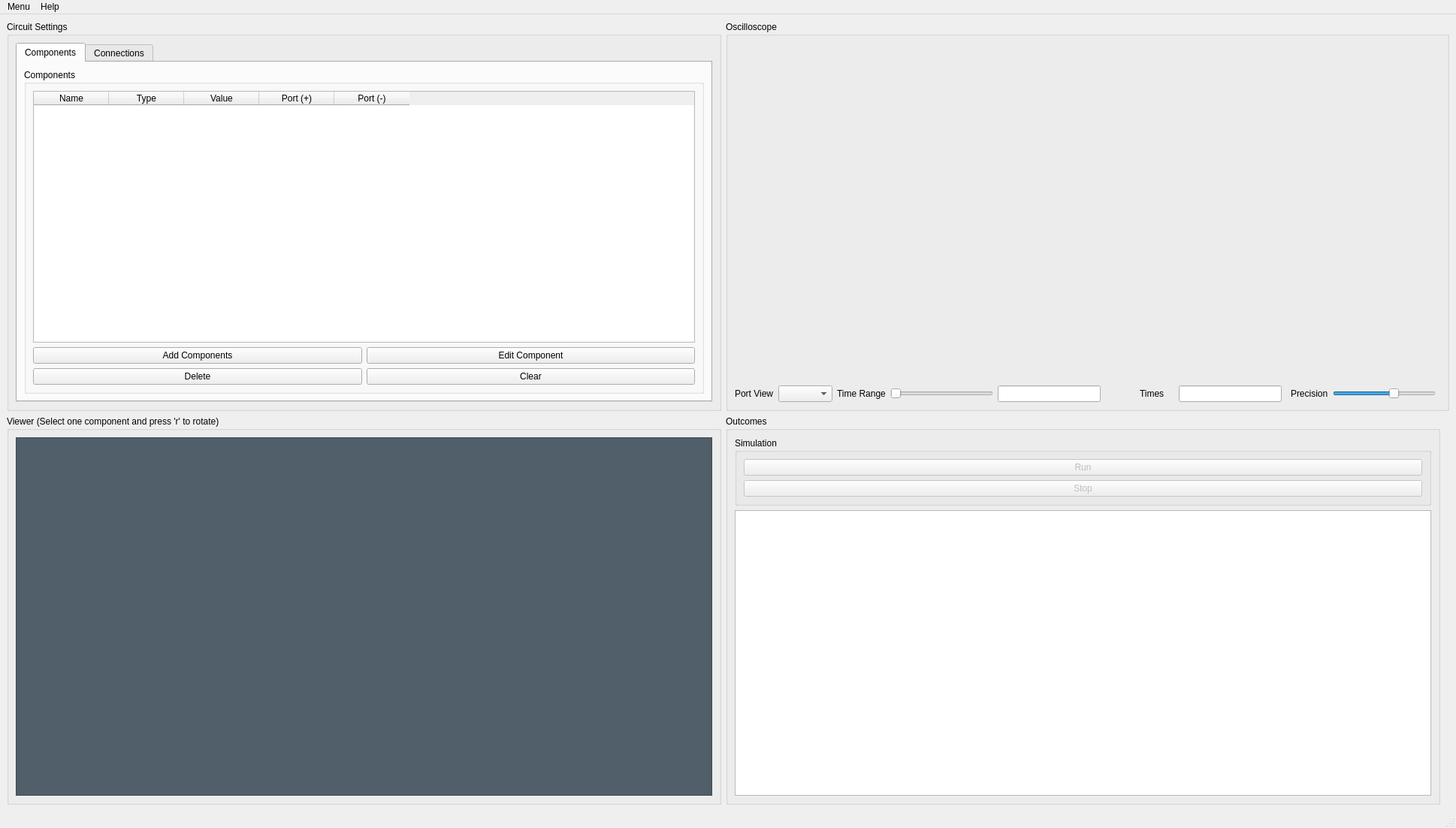
<?xml version="1.0" encoding="UTF-8"?>
<ui version="4.0">
 <class>MainWindow</class>
 <widget class="QMainWindow" name="MainWindow">
  <property name="enabled">
   <bool>true</bool>
  </property>
  <property name="geometry">
   <rect>
    <x>0</x>
    <y>0</y>
    <width>1938</width>
    <height>1102</height>
   </rect>
  </property>
  <property name="cursor">
   <cursorShape>ArrowCursor</cursorShape>
  </property>
  <property name="windowTitle">
   <string>Circuit Analyser</string>
  </property>
  <property name="windowIcon">
   <iconset>
    <normaloff>images/icon.png</normaloff>images/icon.png</iconset>
  </property>
  <widget class="QWidget" name="centralwidget">
   <layout class="QGridLayout" name="gridLayout_11">
    <item row="1" column="0">
     <widget class="QGroupBox" name="groupBox_6">
      <property name="title">
       <string>Viewer (Select one component and press 'r' to rotate)</string>
      </property>
      <layout class="QGridLayout" name="gridLayout_7">
       <item row="0" column="0">
        <widget class="DrawView" name="CircuitViewer">
         <property name="styleSheet">
          <string notr="true">background-color: rgb(80, 95, 105);</string>
         </property>
        </widget>
       </item>
      </layout>
     </widget>
    </item>
    <item row="0" column="0">
     <widget class="QGroupBox" name="groupBox">
      <property name="title">
       <string>Circuit Settings</string>
      </property>
      <layout class="QGridLayout" name="gridLayout_5">
       <item row="0" column="0">
        <widget class="QTabWidget" name="tabWidget">
         <property name="font">
          <font>
           <weight>50</weight>
           <bold>false</bold>
          </font>
         </property>
         <property name="currentIndex">
          <number>0</number>
         </property>
         <widget class="QWidget" name="tab">
          <attribute name="title">
           <string>Components</string>
          </attribute>
          <layout class="QGridLayout" name="gridLayout_8">
           <item row="0" column="0">
            <widget class="QGroupBox" name="groupBox_2">
             <property name="title">
              <string>Components</string>
             </property>
             <layout class="QGridLayout" name="gridLayout_2">
              <item row="2" column="0">
               <widget class="QPushButton" name="DeleteComponentsButton">
                <property name="text">
                 <string>Delete</string>
                </property>
               </widget>
              </item>
              <item row="2" column="1">
               <widget class="QPushButton" name="ClearComponentsButton">
                <property name="text">
                 <string>Clear</string>
                </property>
               </widget>
              </item>
              <item row="0" column="0" colspan="2">
               <widget class="QTableWidget" name="tableWidgetComponents">
                <property name="selectionMode">
                 <enum>QAbstractItemView::SingleSelection</enum>
                </property>
                <property name="selectionBehavior">
                 <enum>QAbstractItemView::SelectRows</enum>
                </property>
                <attribute name="verticalHeaderStretchLastSection">
                 <bool>false</bool>
                </attribute>
                <column>
                 <property name="text">
                  <string>Name</string>
                 </property>
                </column>
                <column>
                 <property name="text">
                  <string>Type</string>
                 </property>
                </column>
                <column>
                 <property name="text">
                  <string>Value</string>
                 </property>
                </column>
                <column>
                 <property name="text">
                  <string>Port (+)</string>
                 </property>
                </column>
                <column>
                 <property name="text">
                  <string>Port (-)</string>
                 </property>
                </column>
               </widget>
              </item>
              <item row="1" column="0">
               <widget class="QPushButton" name="AddComponentsButton">
                <property name="text">
                 <string>Add Components</string>
                </property>
               </widget>
              </item>
              <item row="1" column="1">
               <widget class="QPushButton" name="EditComponentButton">
                <property name="text">
                 <string>Edit Component</string>
                </property>
               </widget>
              </item>
             </layout>
            </widget>
           </item>
          </layout>
         </widget>
         <widget class="QWidget" name="tab_2">
          <attribute name="title">
           <string>Connections</string>
          </attribute>
          <layout class="QGridLayout" name="gridLayout_9">
           <item row="0" column="0">
            <widget class="QGroupBox" name="groupBox_3">
             <property name="title">
              <string>Connections</string>
             </property>
             <layout class="QGridLayout" name="gridLayout_4">
              <item row="1" column="3">
               <widget class="QLineEdit" name="Port2LineEdit">
                <property name="sizePolicy">
                 <sizepolicy hsizetype="Expanding" vsizetype="Fixed">
                  <horstretch>1</horstretch>
                  <verstretch>0</verstretch>
                 </sizepolicy>
                </property>
                <property name="placeholderText">
                 <string>Port 2</string>
                </property>
               </widget>
              </item>
              <item row="1" column="5">
               <widget class="QPushButton" name="SwitchPushButton">
                <property name="sizePolicy">
                 <sizepolicy hsizetype="Minimum" vsizetype="Fixed">
                  <horstretch>3</horstretch>
                  <verstretch>0</verstretch>
                 </sizepolicy>
                </property>
                <property name="text">
                 <string>Upgrade to Switch</string>
                </property>
               </widget>
              </item>
              <item row="3" column="0">
               <widget class="QLabel" name="label">
                <property name="sizePolicy">
                 <sizepolicy hsizetype="Preferred" vsizetype="Preferred">
                  <horstretch>1</horstretch>
                  <verstretch>0</verstretch>
                 </sizepolicy>
                </property>
                <property name="font">
                 <font>
                  <weight>75</weight>
                  <bold>true</bold>
                 </font>
                </property>
                <property name="text">
                 <string>Ground</string>
                </property>
               </widget>
              </item>
              <item row="1" column="6">
               <widget class="QPushButton" name="DeleteConnectionsButton">
                <property name="sizePolicy">
                 <sizepolicy hsizetype="Minimum" vsizetype="Fixed">
                  <horstretch>1</horstretch>
                  <verstretch>0</verstretch>
                 </sizepolicy>
                </property>
                <property name="text">
                 <string>Delete</string>
                </property>
               </widget>
              </item>
              <item row="1" column="7">
               <widget class="QPushButton" name="ClearConnectionsButton">
                <property name="sizePolicy">
                 <sizepolicy hsizetype="Minimum" vsizetype="Fixed">
                  <horstretch>1</horstretch>
                  <verstretch>0</verstretch>
                 </sizepolicy>
                </property>
                <property name="text">
                 <string>Clear</string>
                </property>
               </widget>
              </item>
              <item row="1" column="4">
               <spacer name="horizontalSpacer">
                <property name="orientation">
                 <enum>Qt::Horizontal</enum>
                </property>
                <property name="sizeHint" stdset="0">
                 <size>
                  <width>40</width>
                  <height>20</height>
                 </size>
                </property>
               </spacer>
              </item>
              <item row="0" column="0" colspan="9">
               <widget class="QTableWidget" name="tableWidgetConnentions">
                <property name="selectionMode">
                 <enum>QAbstractItemView::SingleSelection</enum>
                </property>
                <property name="selectionBehavior">
                 <enum>QAbstractItemView::SelectRows</enum>
                </property>
                <column>
                 <property name="text">
                  <string>Type</string>
                 </property>
                </column>
                <column>
                 <property name="text">
                  <string>Port_1</string>
                 </property>
                </column>
                <column>
                 <property name="text">
                  <string>Port_2</string>
                 </property>
                </column>
                <column>
                 <property name="text">
                  <string>Time Policy</string>
                 </property>
                </column>
               </widget>
              </item>
              <item row="3" column="1">
               <widget class="QLineEdit" name="GroundLineEdit">
                <property name="sizePolicy">
                 <sizepolicy hsizetype="Expanding" vsizetype="Fixed">
                  <horstretch>3</horstretch>
                  <verstretch>0</verstretch>
                 </sizepolicy>
                </property>
                <property name="text">
                 <string/>
                </property>
                <property name="placeholderText">
                 <string>Input Ground Port</string>
                </property>
               </widget>
              </item>
              <item row="1" column="2">
               <widget class="QLineEdit" name="Port1LineEdit">
                <property name="sizePolicy">
                 <sizepolicy hsizetype="Expanding" vsizetype="Fixed">
                  <horstretch>1</horstretch>
                  <verstretch>0</verstretch>
                 </sizepolicy>
                </property>
                <property name="placeholderText">
                 <string>Port 1</string>
                </property>
               </widget>
              </item>
              <item row="1" column="0" colspan="2">
               <widget class="QPushButton" name="AddConnectionsButton">
                <property name="sizePolicy">
                 <sizepolicy hsizetype="Minimum" vsizetype="Fixed">
                  <horstretch>1</horstretch>
                  <verstretch>0</verstretch>
                 </sizepolicy>
                </property>
                <property name="text">
                 <string>Add Connections</string>
                </property>
               </widget>
              </item>
              <item row="3" column="2" colspan="7">
               <widget class="QPushButton" name="ConstructConnectionsButton">
                <property name="minimumSize">
                 <size>
                  <width>8</width>
                  <height>0</height>
                 </size>
                </property>
                <property name="font">
                 <font>
                  <weight>75</weight>
                  <bold>true</bold>
                 </font>
                </property>
                <property name="text">
                 <string>Construct</string>
                </property>
               </widget>
              </item>
             </layout>
            </widget>
           </item>
          </layout>
         </widget>
        </widget>
       </item>
      </layout>
     </widget>
    </item>
    <item row="1" column="1">
     <widget class="QGroupBox" name="groupBox_8">
      <property name="title">
       <string>Outcomes</string>
      </property>
      <layout class="QGridLayout" name="gridLayout_10">
       <item row="1" column="0">
        <widget class="QTextEdit" name="textOutcomes">
         <property name="readOnly">
          <bool>true</bool>
         </property>
        </widget>
       </item>
       <item row="0" column="0">
        <widget class="QGroupBox" name="groupBox_7">
         <property name="title">
          <string>Simulation</string>
         </property>
         <layout class="QVBoxLayout" name="verticalLayout">
          <item>
           <widget class="QPushButton" name="RunButton">
            <property name="enabled">
             <bool>false</bool>
            </property>
            <property name="text">
             <string>Run</string>
            </property>
           </widget>
          </item>
          <item>
           <widget class="QPushButton" name="StopButton">
            <property name="enabled">
             <bool>false</bool>
            </property>
            <property name="text">
             <string>Stop</string>
            </property>
           </widget>
          </item>
         </layout>
        </widget>
       </item>
      </layout>
     </widget>
    </item>
    <item row="0" column="1" colspan="3">
     <widget class="QGroupBox" name="groupBox_5">
      <property name="title">
       <string>Oscilloscope</string>
      </property>
      <layout class="QGridLayout" name="gridLayout_6">
       <item row="0" column="1" colspan="11">
        <widget class="MatplotlibWidget" name="WavePlot" native="true"/>
       </item>
       <item row="2" column="5">
        <spacer name="horizontalSpacer_2">
         <property name="orientation">
          <enum>Qt::Horizontal</enum>
         </property>
         <property name="sizeHint" stdset="0">
          <size>
           <width>40</width>
           <height>20</height>
          </size>
         </property>
        </spacer>
       </item>
       <item row="2" column="9">
        <widget class="QLabel" name="PrecisionLabel">
         <property name="sizePolicy">
          <sizepolicy hsizetype="Preferred" vsizetype="Preferred">
           <horstretch>1</horstretch>
           <verstretch>0</verstretch>
          </sizepolicy>
         </property>
         <property name="text">
          <string>Precision</string>
         </property>
        </widget>
       </item>
       <item row="2" column="2">
        <widget class="QLabel" name="TimeRangeLabel">
         <property name="sizePolicy">
          <sizepolicy hsizetype="Preferred" vsizetype="Preferred">
           <horstretch>1</horstretch>
           <verstretch>0</verstretch>
          </sizepolicy>
         </property>
         <property name="text">
          <string>Time Range</string>
         </property>
        </widget>
       </item>
       <item row="2" column="3">
        <widget class="QSlider" name="TimeRangeHorizontalSlider">
         <property name="sizePolicy">
          <sizepolicy hsizetype="Expanding" vsizetype="Fixed">
           <horstretch>3</horstretch>
           <verstretch>0</verstretch>
          </sizepolicy>
         </property>
         <property name="minimum">
          <number>500</number>
         </property>
         <property name="maximum">
          <number>5000</number>
         </property>
         <property name="sliderPosition">
          <number>500</number>
         </property>
         <property name="orientation">
          <enum>Qt::Horizontal</enum>
         </property>
        </widget>
       </item>
       <item row="2" column="6">
        <widget class="QLabel" name="TimesLable">
         <property name="sizePolicy">
          <sizepolicy hsizetype="Preferred" vsizetype="Preferred">
           <horstretch>1</horstretch>
           <verstretch>0</verstretch>
          </sizepolicy>
         </property>
         <property name="text">
          <string>Times</string>
         </property>
        </widget>
       </item>
       <item row="2" column="10">
        <widget class="QSlider" name="PrecisionHorizontalSlider">
         <property name="sizePolicy">
          <sizepolicy hsizetype="Expanding" vsizetype="Fixed">
           <horstretch>3</horstretch>
           <verstretch>0</verstretch>
          </sizepolicy>
         </property>
         <property name="maximum">
          <number>1651</number>
         </property>
         <property name="value">
          <number>1000</number>
         </property>
         <property name="orientation">
          <enum>Qt::Horizontal</enum>
         </property>
        </widget>
       </item>
       <item row="2" column="1">
        <widget class="QComboBox" name="PortViewComboBox">
         <property name="sizePolicy">
          <sizepolicy hsizetype="Preferred" vsizetype="Fixed">
           <horstretch>1</horstretch>
           <verstretch>0</verstretch>
          </sizepolicy>
         </property>
        </widget>
       </item>
       <item row="2" column="7">
        <widget class="QLineEdit" name="TimesLineEdit">
         <property name="sizePolicy">
          <sizepolicy hsizetype="Expanding" vsizetype="Fixed">
           <horstretch>3</horstretch>
           <verstretch>0</verstretch>
          </sizepolicy>
         </property>
         <property name="readOnly">
          <bool>true</bool>
         </property>
        </widget>
       </item>
       <item row="2" column="4">
        <widget class="QLineEdit" name="TimeRangeLineEdit">
         <property name="sizePolicy">
          <sizepolicy hsizetype="Expanding" vsizetype="Fixed">
           <horstretch>3</horstretch>
           <verstretch>0</verstretch>
          </sizepolicy>
         </property>
         <property name="readOnly">
          <bool>true</bool>
         </property>
        </widget>
       </item>
       <item row="2" column="0">
        <widget class="QLabel" name="label_2">
         <property name="sizePolicy">
          <sizepolicy hsizetype="Preferred" vsizetype="Preferred">
           <horstretch>1</horstretch>
           <verstretch>0</verstretch>
          </sizepolicy>
         </property>
         <property name="text">
          <string>Port View</string>
         </property>
        </widget>
       </item>
      </layout>
     </widget>
    </item>
   </layout>
  </widget>
  <widget class="QMenuBar" name="menubar">
   <property name="geometry">
    <rect>
     <x>0</x>
     <y>0</y>
     <width>1938</width>
     <height>26</height>
    </rect>
   </property>
   <widget class="QMenu" name="menuMenu">
    <property name="title">
     <string>Menu</string>
    </property>
    <widget class="QMenu" name="menuComponents">
     <property name="title">
      <string>Components</string>
     </property>
     <addaction name="actionAdd"/>
     <addaction name="actionEdit"/>
     <addaction name="separator"/>
     <addaction name="actionClear"/>
    </widget>
    <widget class="QMenu" name="menuConnections">
     <property name="title">
      <string>Connections</string>
     </property>
     <addaction name="actionAdd_2"/>
     <addaction name="separator"/>
     <addaction name="actionClear_2"/>
    </widget>
    <widget class="QMenu" name="menuStimulation">
     <property name="title">
      <string>Stimulation</string>
     </property>
     <addaction name="actionRun_Stimulation"/>
     <addaction name="actionStop_Stimulation"/>
    </widget>
    <addaction name="menuComponents"/>
    <addaction name="menuConnections"/>
    <addaction name="separator"/>
    <addaction name="menuStimulation"/>
    <addaction name="separator"/>
    <addaction name="actionExit"/>
   </widget>
   <widget class="QMenu" name="menuHelp">
    <property name="title">
     <string>Help</string>
    </property>
    <addaction name="actionAbout"/>
   </widget>
   <addaction name="menuMenu"/>
   <addaction name="menuHelp"/>
  </widget>
  <widget class="QStatusBar" name="statusbar"/>
  <action name="actionAdd">
   <property name="text">
    <string>Add...</string>
   </property>
  </action>
  <action name="actionClear">
   <property name="text">
    <string>Clear</string>
   </property>
  </action>
  <action name="actionAdd_2">
   <property name="text">
    <string>Add</string>
   </property>
  </action>
  <action name="actionClear_2">
   <property name="text">
    <string>Clear</string>
   </property>
  </action>
  <action name="actionEdit">
   <property name="text">
    <string>Edit</string>
   </property>
  </action>
  <action name="actionRun_Stimulation">
   <property name="enabled">
    <bool>false</bool>
   </property>
   <property name="text">
    <string>Run Stimulation</string>
   </property>
  </action>
  <action name="actionStop_Stimulation">
   <property name="enabled">
    <bool>false</bool>
   </property>
   <property name="text">
    <string>Stop Stimulation</string>
   </property>
  </action>
  <action name="actionExit">
   <property name="text">
    <string>Exit</string>
   </property>
  </action>
  <action name="actionAbout">
   <property name="text">
    <string>About...</string>
   </property>
  </action>
 </widget>
 <customwidgets>
  <customwidget>
   <class>MatplotlibWidget</class>
   <extends>QWidget</extends>
   <header>Matplotlibwidget</header>
   <container>1</container>
  </customwidget>
  <customwidget>
   <class>DrawView</class>
   <extends>QGraphicsView</extends>
   <header>DrawView</header>
  </customwidget>
 </customwidgets>
 <tabstops>
  <tabstop>tableWidgetComponents</tabstop>
  <tabstop>AddComponentsButton</tabstop>
  <tabstop>DeleteComponentsButton</tabstop>
  <tabstop>ClearComponentsButton</tabstop>
  <tabstop>tabWidget</tabstop>
  <tabstop>tableWidgetConnentions</tabstop>
  <tabstop>AddConnectionsButton</tabstop>
  <tabstop>Port1LineEdit</tabstop>
  <tabstop>Port2LineEdit</tabstop>
  <tabstop>SwitchPushButton</tabstop>
  <tabstop>DeleteConnectionsButton</tabstop>
  <tabstop>ClearConnectionsButton</tabstop>
  <tabstop>GroundLineEdit</tabstop>
  <tabstop>ConstructConnectionsButton</tabstop>
  <tabstop>PortViewComboBox</tabstop>
  <tabstop>TimeRangeHorizontalSlider</tabstop>
  <tabstop>TimeRangeLineEdit</tabstop>
  <tabstop>TimesLineEdit</tabstop>
  <tabstop>PrecisionHorizontalSlider</tabstop>
  <tabstop>RunButton</tabstop>
  <tabstop>StopButton</tabstop>
  <tabstop>CircuitViewer</tabstop>
  <tabstop>textOutcomes</tabstop>
 </tabstops>
 <resources/>
 <connections>
  <connection>
   <sender>tableWidgetComponents</sender>
   <signal>itemClicked(QTableWidgetItem*)</signal>
   <receiver>MainWindow</receiver>
   <slot>getSelectComponent()</slot>
   <hints>
    <hint type="sourcelabel">
     <x>557</x>
     <y>311</y>
    </hint>
    <hint type="destinationlabel">
     <x>669</x>
     <y>32</y>
    </hint>
   </hints>
  </connection>
  <connection>
   <sender>DeleteComponentsButton</sender>
   <signal>clicked()</signal>
   <receiver>MainWindow</receiver>
   <slot>delButton_click()</slot>
   <hints>
    <hint type="sourcelabel">
     <x>310</x>
     <y>508</y>
    </hint>
    <hint type="destinationlabel">
     <x>643</x>
     <y>36</y>
    </hint>
   </hints>
  </connection>
  <connection>
   <sender>ClearComponentsButton</sender>
   <signal>clicked()</signal>
   <receiver>MainWindow</receiver>
   <slot>clearButton_click()</slot>
   <hints>
    <hint type="sourcelabel">
     <x>959</x>
     <y>508</y>
    </hint>
    <hint type="destinationlabel">
     <x>614</x>
     <y>27</y>
    </hint>
   </hints>
  </connection>
  <connection>
   <sender>AddConnectionsButton</sender>
   <signal>clicked()</signal>
   <receiver>MainWindow</receiver>
   <slot>addConnectionsButton_click()</slot>
   <hints>
    <hint type="sourcelabel">
     <x>172</x>
     <y>473</y>
    </hint>
    <hint type="destinationlabel">
     <x>387</x>
     <y>30</y>
    </hint>
   </hints>
  </connection>
  <connection>
   <sender>DeleteConnectionsButton</sender>
   <signal>clicked()</signal>
   <receiver>MainWindow</receiver>
   <slot>delConnectionsButton_click()</slot>
   <hints>
    <hint type="sourcelabel">
     <x>852</x>
     <y>473</y>
    </hint>
    <hint type="destinationlabel">
     <x>962</x>
     <y>62</y>
    </hint>
   </hints>
  </connection>
  <connection>
   <sender>ClearConnectionsButton</sender>
   <signal>clicked()</signal>
   <receiver>MainWindow</receiver>
   <slot>clearConnectionsButton_click()</slot>
   <hints>
    <hint type="sourcelabel">
     <x>952</x>
     <y>473</y>
    </hint>
    <hint type="destinationlabel">
     <x>961</x>
     <y>95</y>
    </hint>
   </hints>
  </connection>
  <connection>
   <sender>tableWidgetConnentions</sender>
   <signal>itemClicked(QTableWidgetItem*)</signal>
   <receiver>MainWindow</receiver>
   <slot>getSelectConnection()</slot>
   <hints>
    <hint type="sourcelabel">
     <x>135</x>
     <y>128</y>
    </hint>
    <hint type="destinationlabel">
     <x>193</x>
     <y>30</y>
    </hint>
   </hints>
  </connection>
  <connection>
   <sender>ConstructConnectionsButton</sender>
   <signal>clicked()</signal>
   <receiver>MainWindow</receiver>
   <slot>ConstructConnectionsButton_click()</slot>
   <hints>
    <hint type="sourcelabel">
     <x>466</x>
     <y>508</y>
    </hint>
    <hint type="destinationlabel">
     <x>991</x>
     <y>129</y>
    </hint>
   </hints>
  </connection>
  <connection>
   <sender>SwitchPushButton</sender>
   <signal>clicked()</signal>
   <receiver>MainWindow</receiver>
   <slot>SwitchPushButton_click()</slot>
   <hints>
    <hint type="sourcelabel">
     <x>655</x>
     <y>460</y>
    </hint>
    <hint type="destinationlabel">
     <x>1001</x>
     <y>164</y>
    </hint>
   </hints>
  </connection>
  <connection>
   <sender>EditComponentButton</sender>
   <signal>clicked()</signal>
   <receiver>MainWindow</receiver>
   <slot>editWindowShow()</slot>
   <hints>
    <hint type="sourcelabel">
     <x>654</x>
     <y>465</y>
    </hint>
    <hint type="destinationlabel">
     <x>1002</x>
     <y>444</y>
    </hint>
   </hints>
  </connection>
  <connection>
   <sender>actionAdd</sender>
   <signal>triggered()</signal>
   <receiver>MainWindow</receiver>
   <slot>addWindowShow()</slot>
   <hints>
    <hint type="sourcelabel">
     <x>-1</x>
     <y>-1</y>
    </hint>
    <hint type="destinationlabel">
     <x>968</x>
     <y>550</y>
    </hint>
   </hints>
  </connection>
  <connection>
   <sender>actionEdit</sender>
   <signal>triggered()</signal>
   <receiver>MainWindow</receiver>
   <slot>editWindowShow()</slot>
   <hints>
    <hint type="sourcelabel">
     <x>-1</x>
     <y>-1</y>
    </hint>
    <hint type="destinationlabel">
     <x>968</x>
     <y>550</y>
    </hint>
   </hints>
  </connection>
  <connection>
   <sender>actionClear</sender>
   <signal>triggered()</signal>
   <receiver>MainWindow</receiver>
   <slot>clearButton_click()</slot>
   <hints>
    <hint type="sourcelabel">
     <x>-1</x>
     <y>-1</y>
    </hint>
    <hint type="destinationlabel">
     <x>968</x>
     <y>550</y>
    </hint>
   </hints>
  </connection>
  <connection>
   <sender>actionAdd_2</sender>
   <signal>triggered()</signal>
   <receiver>MainWindow</receiver>
   <slot>addConnectionsButton_click()</slot>
   <hints>
    <hint type="sourcelabel">
     <x>-1</x>
     <y>-1</y>
    </hint>
    <hint type="destinationlabel">
     <x>968</x>
     <y>550</y>
    </hint>
   </hints>
  </connection>
  <connection>
   <sender>actionClear_2</sender>
   <signal>triggered()</signal>
   <receiver>MainWindow</receiver>
   <slot>clearConnectionsButton_click()</slot>
   <hints>
    <hint type="sourcelabel">
     <x>-1</x>
     <y>-1</y>
    </hint>
    <hint type="destinationlabel">
     <x>968</x>
     <y>550</y>
    </hint>
   </hints>
  </connection>
  <connection>
   <sender>actionRun_Stimulation</sender>
   <signal>triggered()</signal>
   <receiver>MainWindow</receiver>
   <slot>RunButton_click()</slot>
   <hints>
    <hint type="sourcelabel">
     <x>-1</x>
     <y>-1</y>
    </hint>
    <hint type="destinationlabel">
     <x>968</x>
     <y>550</y>
    </hint>
   </hints>
  </connection>
  <connection>
   <sender>actionStop_Stimulation</sender>
   <signal>triggered()</signal>
   <receiver>MainWindow</receiver>
   <slot>StopButton_click()</slot>
   <hints>
    <hint type="sourcelabel">
     <x>-1</x>
     <y>-1</y>
    </hint>
    <hint type="destinationlabel">
     <x>968</x>
     <y>550</y>
    </hint>
   </hints>
  </connection>
  <connection>
   <sender>actionExit</sender>
   <signal>triggered()</signal>
   <receiver>MainWindow</receiver>
   <slot>close()</slot>
   <hints>
    <hint type="sourcelabel">
     <x>-1</x>
     <y>-1</y>
    </hint>
    <hint type="destinationlabel">
     <x>968</x>
     <y>550</y>
    </hint>
   </hints>
  </connection>
  <connection>
   <sender>actionAbout</sender>
   <signal>triggered()</signal>
   <receiver>MainWindow</receiver>
   <slot>showAbout()</slot>
   <hints>
    <hint type="sourcelabel">
     <x>-1</x>
     <y>-1</y>
    </hint>
    <hint type="destinationlabel">
     <x>968</x>
     <y>550</y>
    </hint>
   </hints>
  </connection>
 </connections>
 <slots>
  <slot>getSelectComponent()</slot>
  <slot>delButton_click()</slot>
  <slot>clearButton_click()</slot>
  <slot>addConnectionsButton_click()</slot>
  <slot>clearConnectionsButton_click()</slot>
  <slot>delConnectionsButton_click()</slot>
  <slot>getSelectConnection()</slot>
  <slot>PortLineEdit_click_setValue()</slot>
  <slot>ConstructConnectionsButton_click()</slot>
  <slot>SwitchPushButton_click()</slot>
  <slot>editWindowShow()</slot>
  <slot>addWindowShow()</slot>
  <slot>RunButton_click()</slot>
  <slot>StopButton_click()</slot>
  <slot>showAbout()</slot>
 </slots>
</ui>
